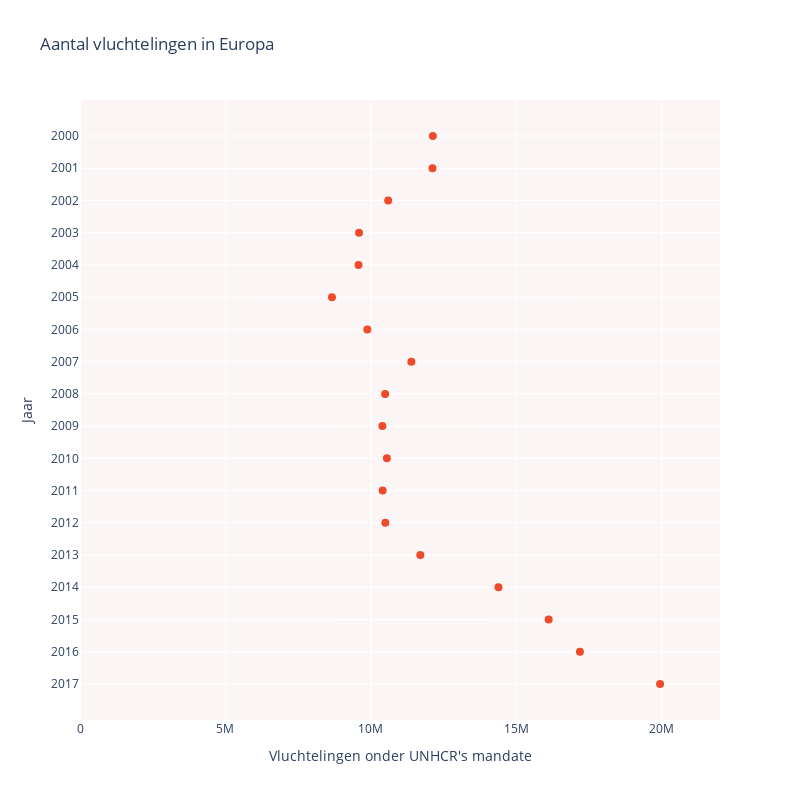

Notebook cell for this chart:
### Markdown cell above
De vluchtelingencrisis is een van de meest controversiële onderwerpen in het publieke debat. Veel tegenstanders beweren dat de stijging van vluchtelingen binnen Europa aanzet tot verhoogde veiligheidsrisico's, in het bijzonder meer terroristische aanslagen. In 2015 werd Parijs getroffen door een reeks aanslagen. Ondanks dat de terroristen Europese burgers waren werd de vluchtelingencrisis als oorzaak aangewezen (do Céu Pinto Arena, 2017). Door de aanhoudende conflicten  in Syrië, Afghanistan en Irak kwamen steeds meer burgers naar Europa in de hoop voor veiligheid. Hoewel dit voor een langere tijd speelde, werd er vanaf 2015 gesproken van een vluchtelingencrisis. Deze toename startte echter al in 2013, wat ook te zien is in de grafiek hieronder.

### Code cell
import plotly.graph_objs as go
import plotly.express as px
import pandas as pd
import geopandas as gpd
import matplotlib.pyplot as plt

df = pd.read_csv('population_eu.csv')
df2 = df[df.Year.between(2000, 2017)]
df2 = df2.sort_values('Year')

colors = ['rgb(238, 75, 43)', 'rgb(252,245,245)', 'rgb(129, 133, 137)']
fig = go.Figure()

fig.add_trace(go.Scatter(
    x=df2["Refugees under UNHCR's mandate"],
    y=df2['Year'],
    mode='markers',
    marker=dict(
        color='rgb(238, 75, 43)',
        size=8,
        symbol='circle', 
        line=dict(width=0) 
    ),
    name="Refugees",
))

fig.update_layout(
    title='Aantal vluchtelingen in Europa',
    yaxis=dict(type='category', categoryorder='array', categoryarray=df2['Year'].tolist()[::-1]), 
    xaxis=dict(range=[0, 22000000], title="Vluchtelingen onder UNHCR's mandate"), 
    yaxis_title='Jaar',
    width=800, 
    height=800,
    plot_bgcolor='rgb(252,245,245)',
)

fig.show()

### Figure 1 — Plotly figure (JSON) as saved in the notebook; plotly's stock layout.template omitted (floating-point values rounded to 4 significant figures)
{"data": [{"marker": {"color": "rgb(238, 75, 43)", "line": {"width": 0}, "size": 8, "symbol": "circle"}, "mode": "markers", "name": "Refugees", "type": "scatter", "x": [12129079, 12116301, 10593526, 9592247, 9572719, 8661293, 9876879, 11390082, 10488915, 10395713, 10548835, 10403937, 10497017, 11698233, 14384289, 16110276, 17184286, 19940566], "y": [2000, 2001, 2002, 2003, 2004, 2005, 2006, 2007, 2008, 2009, 2010, 2011, 2012, 2013, 2014, 2015, 2016, 2017]}], "layout": {"height": 800, "plot_bgcolor": "rgb(252,245,245)", "title": {"text": "Aantal vluchtelingen in Europa"}, "width": 800, "xaxis": {"range": [0, 22000000], "title": {"text": "Vluchtelingen onder UNHCR's mandate"}}, "yaxis": {"categoryarray": [2017, 2016, 2015, 2014, 2013, 2012, 2011, 2010, 2009, 2008, 2007, 2006, 2005, 2004, 2003, 2002, 2001, 2000], "categoryorder": "array", "title": {"text": "Jaar"}, "type": "category"}}}
